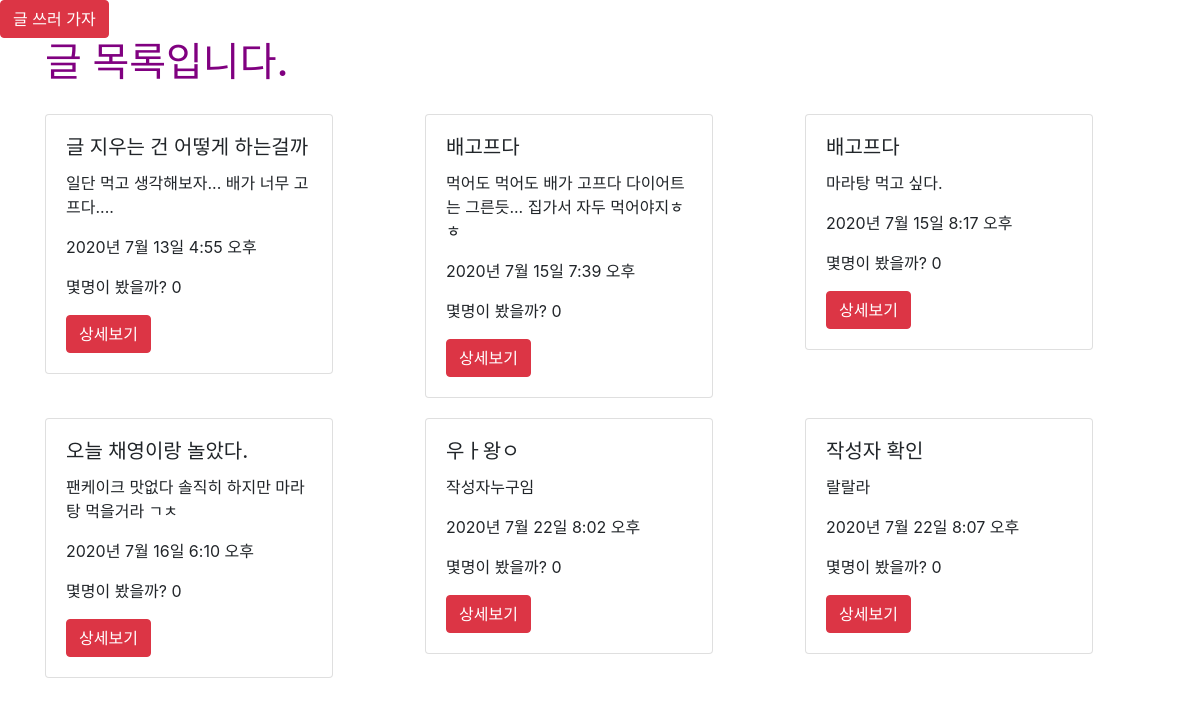
/posts/ (signed in), run on an earlier commit of the app's database.
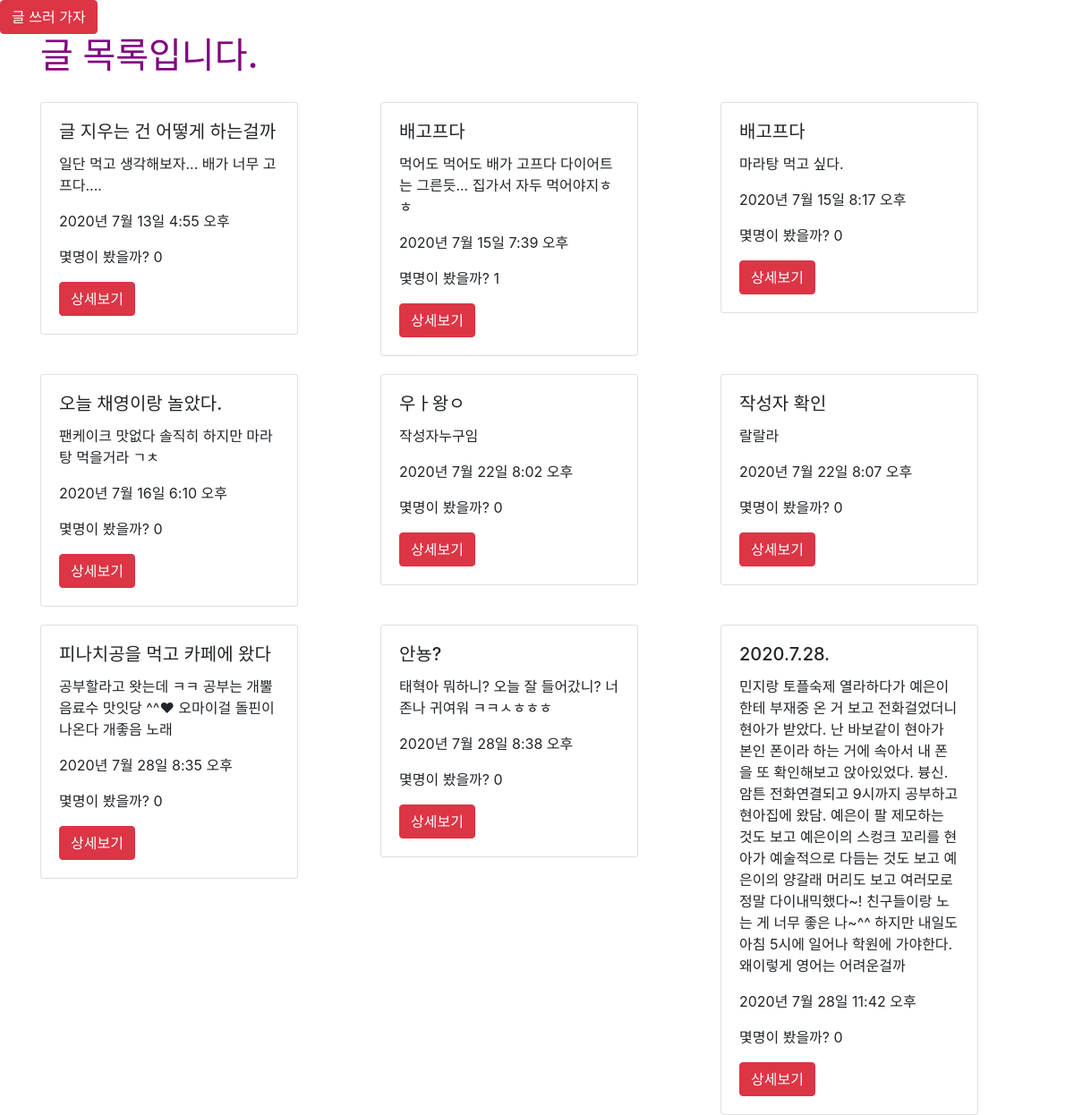
And on a later commit of the database.
### posts/models.py (models this page shows)
class Post(models.Model):
    title = models.CharField(max_length=50, null=False)
    content = models.TextField()
    view_count = models.IntegerField(default = 0)
    created_at = models.DateTimeField(auto_now_add = True)
    updated_at = models.DateTimeField(auto_now = True)
    image = models.ImageField(upload_to='images/', null=True)
    user = models.ForeignKey(User, on_delete = models.CASCADE, null=True)

### posts/views.py (the view)
# urls.py: path('', views.main, name="main"),
def main(request):
    posts = Post.objects.all()
    return render(request, 'posts/main.html', {'posts': posts})

### posts/templates/posts/main.html
{% extends 'base.html' %}
{% load static %}
{% block content %}
    {% if user.is_authenticated %}
        <a class="btn btn-danger" href="{% url 'posts:new' %}" role="button">글 쓰러 가자</a>
        <div class="container">
        <h1>글 목록입니다.</h1>
        <div class="row">
{% for post in posts %}
<div class="col-md-4 col-12">
<div class="card" style="width: 18rem; margin-top: 20px;">
<div class="card-body">
<h5 class="card-title">{{ post.title }}</h5>
<p class="card-text">{{ post.content }}</p>
<p>{{ post.created_at }}</p>
<p>몇명이 봤을까? {{ post.view_count }}</p>
<a href="{% url 'posts:show' post.pk %}" class="btn btn-danger">상세보기</a>
</div>
</div>
</div>
{% endfor %}
</div>
</div>
    {% else %}
        <h3>로그인 후 이용이 가능합니다.</h3>
        <a href="{% url 'account_login' %}" class="btn btn-warning">로그인</a>
        <a href="{% url 'account_signup' %}" class="btn btn-warning">회원가입</a>
    {% endif %}
{% endblock %}

What changed in the data, as far as the page shows it:
changed Post "먹어도 먹어도 배가 고프다 다이어트는 그른듯... 집가서 자두 먹어야지ㅎㅎ": view_count "0" → "1"
added Post: title "피나치공을 먹고 카페에 왔다", content "공부할라고 왓는데 ㅋㅋ 공부는 개뿔 음료수 맛잇당 ^^♥ 오마이걸 돌핀이 나온다 개좋음 노래", created_at "2020년 7월 28일 8:35 오후", view_count "0"
added Post: title "안뇽?", content "태혁아 뭐하니? 오늘 잘 들어갔니? 너 존나 귀여워 ㅋㅋㅅㅎㅎㅎ", created_at "2020년 7월 28일 8:38 오후", view_count "0"
added Post: title "2020.7.28.", content "민지랑 토플숙제 열라하다가 예은이한테 부재중 온 거 보고 전화걸었더니 현아가 받았다. 난 바보같이 현아가 본인 폰이라 하는 거에 속아서 내 폰을 또 확인해보고 앉아있었다. 븅신. 암튼 전화연결되고 9시까지 공부하고 현아집에 왔담. 예은이 팔 제모하는 것도 보고 예은이의 스컹크 꼬리를 현아가 예술적으로 다듬는 것도 보고 예은이의 양갈래 머리도 보고 여러모로 정말 다이내믹했다~! 친구들이랑 노는 게 너무 좋은 나~^^ 하지만 내일도 아침 5시에 일어나 학원에 가야한다. 왜이렇게 영어는 어려운걸까", created_at "2020년 7월 28일 11:42 오후", view_count "0"
